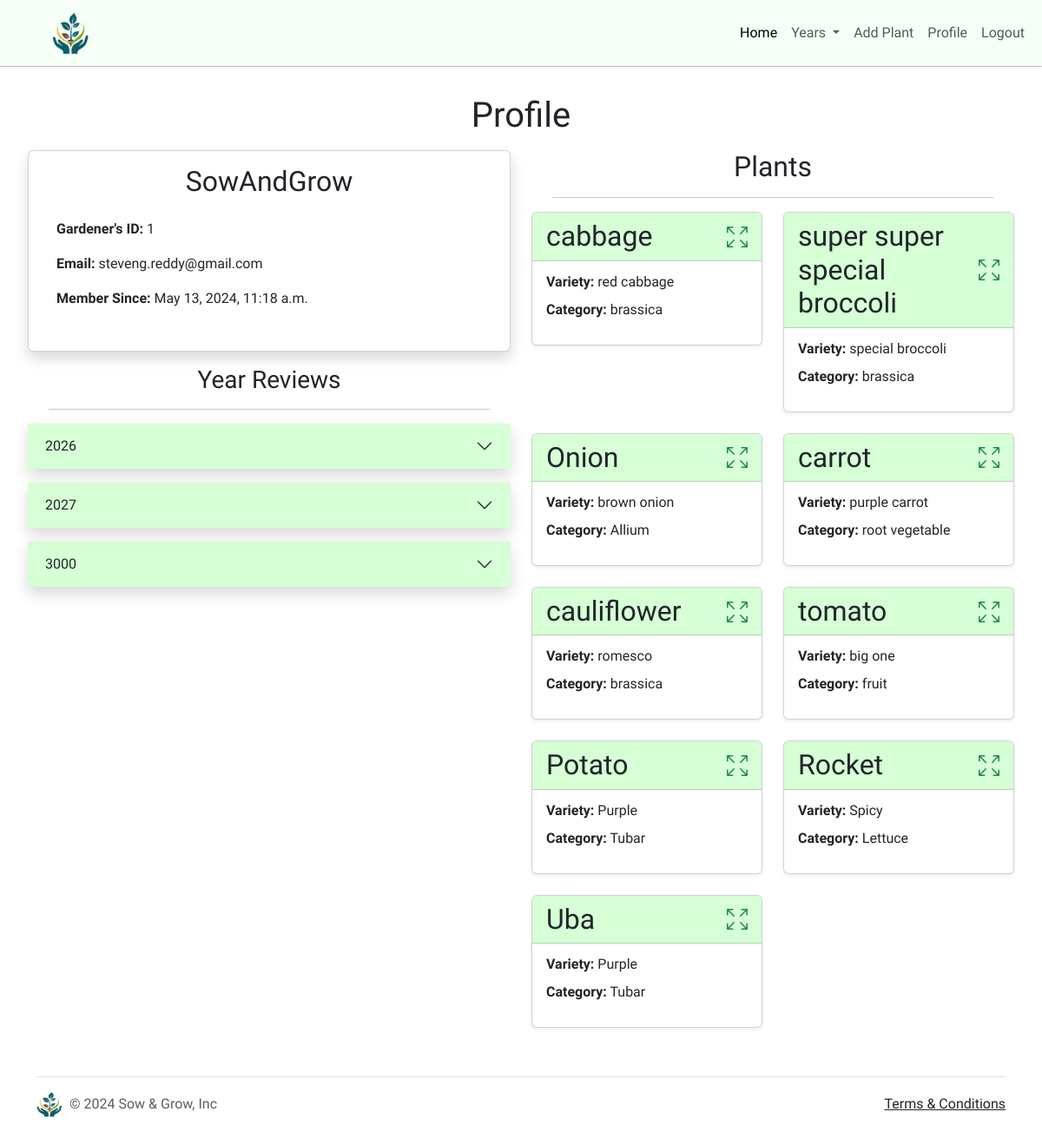
The page /profile (signed in) on the database its author committed.
### app/models.py (models this page shows, shortened)
class User(AbstractUser):
	pass

class UserYear(models.Model):
    user = models.ForeignKey(User, on_delete=models.CASCADE, related_name="user_year")
    year = models.IntegerField()  # Year for which the review is done
    def __str__(self):
        return f"{self.user.username} is planting in {self.year}"

class Plant(models.Model):
    name = models.CharField(max_length=50)
    variety = models.CharField(max_length=50, blank=True)
    category = models.CharField(max_length=50, blank=True)  # Optional
    user = models.ForeignKey(User, on_delete=models.CASCADE, related_name="plants")

### app/views.py (the view)
# urls.py: path("profile", views.profile, name="profile"),
@login_required
def profile(request):
    current_user = get_object_or_404(User, pk=request.user.id)
    try:
        get_user_years = UserYear.objects.filter(user=current_user)
        user_years = get_user_years.order_by('year')
    except Exception as e:
        return render_error(request, e)
    print(user_years)
    try:
        plant_reviews = YearReview.objects.filter(user=current_user)
    except Exception as e:
        return render_error(request, e)
    try:
        users_plants = Plant.objects.filter(user=current_user)
    except Exception as e:
        return render_error(request, e)
    try:
        user_plants_actions = PlantingYear.objects.filter(user=current_user)
    except Exception as e:
        return render_error(request, e)
    reviews_by_year = defaultdict(list)
    for review in plant_reviews:
        reviews_by_year[review.year.id].append(review)
    return render(request, 'app/profile.html', {
        "plants": users_plants,
        "current_user": current_user,
        **base_context(request),
        "user_years": user_years,
        "reviews_by_year": reviews_by_year,
        "user_plants_actions": user_plants_actions,
    })

### app/views.py (called while the page is built)
def base_context(request):
    if request.user.is_authenticated:
        userYears = UserYear.objects.filter(user=request.user)
    else:
        userYears = None
    return {'userYears': userYears}

### app/templates/app/profile.html (shortened to what this page needs)
{% extends 'app/layout.html' %}
{% block body %}
<h1 class="text-center mb-3">Profile</h1>
<div class="row">
    <div class="col-md-6 col-12 mb-3">
        <div class="card p-3 shadow">
            <h2 class="card-title text-center">{{current_user.username}}</h2>
            <div class="card-body">
                <p><span class="fw-bold">Gardener's ID:</span> {{current_user.id}}</p>
                <p><span class="fw-bold">Email:</span> {{current_user.email}}</p>
                <p><span class="fw-bold">Member Since:</span> {{current_user.date_joined}}</p>
            </div>
        </div>
        <h3 class="text-center my-3">Year Reviews</h3>
        <hr class="mx-4 mb-3">
        {% if not user_years %}
        <div class="card text-center shadow">
            <h2 class="card-header">No Plant Reviews</h2>
            <div class="card-body">
                <p>Go to <a href="{% url 'addAYear' %}">Add Year</a> to add your first Year</p>
            </div>
        </div>
        {% else %}
        {% for user_year in user_years %}
        <div class="accordion" id="year-parent-{{user_year.id}}">
            <div class="accodrion-item text-center shadow mb-3">
                <h2 class="accordion-header">
                    <button class="accordion-button collapsed " type="button" data-bs-toggle="collapse"
                        data-bs-target="#year-{{user_year.id}}" aria-expanded="false" aria-controls="collapseOne">
                        {{user_year.year}}
                    </button>
                </h2>
            </div>
        </div>
        {% endfor %}
        {% endif %}
    </div>
    <div class="col-md-6 col-12 mb-3">
        <h2 class="text-center mb-3">Plants</h2>
        <hr class="mx-4 mb-3">
        {% if not plants %}
        <div class="card text-center shadow">
            <h2 class="card-header">No Plants</h2>
            <div class="card-body">
                <p>Go to <a href="{% url 'addPlant' %}">Add Plant</a> to add your first plant.</p>
            </div>
        </div>
        {% else %}
        <div class="row row-cols-md-2 row-cols-1 g-4">
            {% for plant in plants %}
            <div class="col">
                <div class="card shadow-sm col-md-5 p-0 w-100">
                    <div class="card-header d-flex justify-content-between align-items-center">
                        <h2 class="mb-0">{{plant.name}}</h2>
                        <span>
                            <a href="{% url 'plantProfile' plant.id %}">
                            </a>
                        </span>
                    </div>
                    <div class="card-body lh-1">
                        <p><span class="fw-bold">Variety:</span> {{plant.variety}}</p>
                        <p><span class="fw-bold">Category:</span> {{plant.category}}</p>
                    </div>
                </div>
            </div>
            {% endfor %}
        </div>
        {% endif %}
    </div>
</div>
{% endblock %}

### app/templates/app/layout.html (shortened to what this page needs)
{% load static %}
<!DOCTYPE html>
<html lang="en">
<head>
    <link href="{% static 'app/style.css' %}" rel="stylesheet">
    <link href="https://cdn.jsdelivr.net/npm/bootstrap@5.3.3/dist/css/bootstrap.min.css" rel="stylesheet"
>
    <link rel="stylesheet" href="https://cdn.jsdelivr.net/npm/bootstrap-icons@1.11.3/font/bootstrap-icons.min.css">
</head>
<body class="d-flex flex-column min-vh-100">
    <nav class="navbar navbar-expand-lg shadow-sm">
        <div class="container-fluid">
            <a class="navbar-brand ms-5" href="{% url 'index' %}">
                <img src="{% static 'app/images/sowgrowLogo.webp' %}" alt="Sow and Grow logo" width="43px"
                    height="50px">
            </a>
            <div class="collapse navbar-collapse md-d-flex justify-content-end" id="navbarNavDropdown">
                <ul class="navbar-nav ">
                    <li class="nav-item">
                        <a class="nav-link active" aria-current="page" href="{% url 'index' %}">Home</a>
                    </li>
                    {% if user.is_authenticated %}
                    <li class="nav-item dropdown">
                        <a class="nav-link dropdown-toggle" href="#" alt="years" role="button" data-bs-toggle="dropdown"
                            aria-expanded="false">
                            Years
                        </a>
                    </li>
                    <li class="nav-item">
                        <a class="nav-link" href="{% url 'addPlant' %}" alt="add plant">Add Plant</a>
                    </li>
                    <li class="nav-item">
                        <a class="nav-link" href="{% url 'profile' %}" alt="Profile">Profile</a>
                    </li>
                    <li class="nav-item">
                        <a class="nav-link" href="{% url 'logout' %}" alt="logout">Logout</a>
                    </li>
                    {% endif %}
                </ul>
            </div>
        </div>
    </nav>
    <hr class="m-0">
    <div class="bodyBlock">
        {% block body %}
        {% endblock %}
    </div>
    <div class="container mt-auto">
        <footer class="d-flex flex-wrap justify-content-between align-items-center py-3 my-2 border-top">
            <div class="col-md-4 d-flex align-items-center">
                <a href="{% url 'index' %}" class="mb-3 me-2 mb-md-0 text-body-secondary text-decoration-none lh-1">
                    <img src="{% static 'app/images/sowgrowLogo.webp' %}" alt="Sow and Grow logo" width="30"
                        height="30">
                </a>
                <span class="mb-3 mb-md-0 text-body-secondary">&copy; 2024 Sow & Grow, Inc</span>
            </div>
            <ul class="nav col-md-4 justify-content-end list-unstyled d-flex">
                <li class="ms-3"><a class="text-reset" href="{% url 'termsAndConditions' %}">Terms & Conditions</a></li>
            </ul>
        </footer>
    </div>
</body>
</html>

### app/static/app/style.css (style rules this page uses)
body { font-family: "Plus Jakarta Sans", sans-serif !important; }
.navbar { background-color: hsla(120, 100%, 98%) !important; }
.bodyBlock { padding: 2rem; height: 100%; }
.accordion-button, .card-header, .modal-header { background-color: hsla(120, 100%, 90%, 0.8) !important; }

### rows shown on the page
User: username "SowAndGrow", id "1", email "steveng.reddy@gmail.com", date_joined "May 13, 2024, 11:18 a.m."
UserYear: year "2026"
UserYear: year "2027"
UserYear: year "3000"
Plant: name "cabbage", variety "red cabbage", category "brassica"
Plant: name "super super special broccoli", variety "special broccoli", category "brassica"
Plant: name "Onion", variety "brown onion", category "Allium"
Plant: name "carrot", variety "purple carrot", category "root vegetable"
Plant: name "cauliflower", variety "romesco", category "brassica"
Plant: name "tomato", variety "big one", category "fruit"
Plant: name "Potato", variety "Purple", category "Tubar"
Plant: name "Rocket", variety "Spicy", category "Lettuce"
Plant: name "Uba", variety "Purple", category "Tubar"
